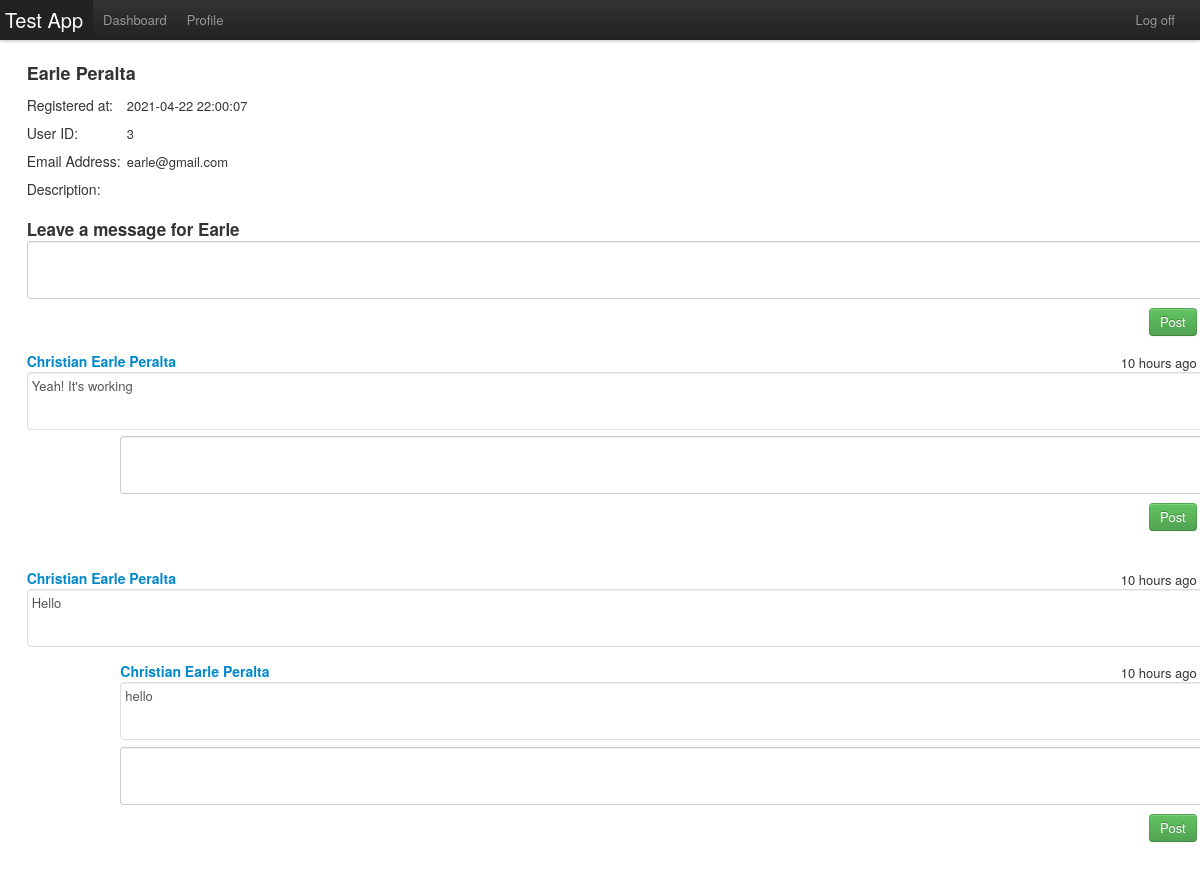
Page /walls/show/3 on the committed database.
### tables this page shows
CREATE TABLE `users` (
  `id` int(11) NOT NULL AUTO_INCREMENT,
  `first_name` varchar(255) DEFAULT NULL,
  `last_name` varchar(255) DEFAULT NULL,
  `email` varchar(255) DEFAULT NULL,
  `password` varchar(255) DEFAULT NULL,
  `user_level` varchar(10) DEFAULT NULL,
  `description` text,
  `created_at` datetime DEFAULT NULL,
  `updated_at` datetime DEFAULT NULL,
  PRIMARY KEY (`id`)
);

CREATE TABLE `messages` (
  `id` int(11) NOT NULL AUTO_INCREMENT,
  `user_id` int(11) DEFAULT NULL,
  `wall` int(11) DEFAULT NULL,
  `message` text,
  `created_at` datetime DEFAULT NULL,
  `updated_at` datetime DEFAULT NULL,
  PRIMARY KEY (`id`)
);

CREATE TABLE `comments` (
  `id` int(11) NOT NULL AUTO_INCREMENT,
  `user_id` int(11) DEFAULT NULL,
  `message_id` int(11) DEFAULT NULL,
  `comment` text,
  `created_at` datetime DEFAULT NULL,
  `updated_at` datetime DEFAULT NULL,
  PRIMARY KEY (`id`)
);

### application/controllers/walls.php (called while the page is built, shortened)
<?php
class Walls extends CI_Controller{
    public function show($id){
        $data = $this->user->check_userid($id);
        $records['records'] = $this->wall->show($id);
        if($data['id'] != NULL){
            $this->load->view("user/wall", $records);
        }
        else{
            redirect('users/dashboard');
        }
    }
}

### index.php (called while the page is built, shortened)
<?php
require_once BASEPATH.'core/CodeIgniter.php';

### application/models/wall.php (called while the page is built, shortened)
<?php
class Wall extends CI_Model{
    public function show($id){
        $query =
            "SELECT id, first_name, CONCAT(first_name, ' ', last_name) as name, email, created_at, description FROM users WHERE id = ?";
        $user = $this->db->query($query, $id)->row_array();
        $query =
            "SELECT u.id, CONCAT(u.first_name, ' ', u.last_name) as name,
            m.id as message_id, m.user_id, m.wall, m.message, m.created_at
            FROM users as u
            INNER JOIN messages as m
                ON u.id = m.user_id
            ORDER BY created_at DESC;";
        $messages = $this->db->query($query)->result_array();
        $query =
            "SELECT u.id, CONCAT(u.first_name, ' ', u.last_name) as name,
            c.id as comment_id, c.user_id, c.message_id, c.comment, c.created_at
            FROM users as u
            INNER JOIN comments as c
                ON u.id = c.user_id
            ORDER BY created_at DESC;";
        $comments = $this->db->query($query)->result_array();
        $records = array(
            "user" => $user,
            "messages" => $messages,
            "comments" => $comments
        );
        return $records;
    }
}

### application/models/user.php (called while the page is built, shortened)
<?php
class User extends CI_Model{
    public function check_userid($id){
        $id = $this->security->xss_clean($id);
        $query = "SELECT * FROM users WHERE id = ?";
        return $this->db->query($query, $id)->row_array();
    }
}

### application/views/user/wall.php (the view, shortened to what this page needs)
<!DOCTYPE html>
<html lang="en">
    <head>
    <link rel="stylesheet" href="/assets/css/bootstrap.css">
    <link rel="stylesheet" href="/assets/css/bootstrap-responsive.css">
    <link rel="stylesheet" href="/assets/css/user/wall.css">
    </head>
    <body>
        <div class="navbar navbar-fixed-top">
            <div class="navbar-inner">
                <div class="container">
                    <ul class="nav">
                        <li class="active">
                            <a href="#" class="brand">Test App</a>
                        </li>
                        <li><a href="/users/dashboard">Dashboard</a></li>
                        <li><a href="/users/edit">Profile</a></li>
                    </ul>
                    <ul class="nav pull-right">
                        <li><a href="/users/logoff">Log off</a></li>
                    </ul>
                </div>
            </div>
        </div>
        <div class="container margin">
            <div class="user_info">
                <h3><?= $records['user']['name'] ?></h3>
                <p><h4>Registered at: </h4><?= $records['user']['created_at'] ?></p>
                <p><h4>User ID: </h4><?= $records['user']['id'] ?></p>
                <p><h4>Email Address: </h4><?= $records['user']['email'] ?></p>
                <p><h4>Description: </h4><?= $records['user']['description'] ?></p>
            </div>
            <form action="/walls/message/<?= $records['user']['id'] ?>" method="post" class="textbox">
                <h4>Leave a message for <?= $records['user']['first_name'] ?></h4>
                <textarea name="message_input"></textarea>
                <input type="submit" class="btn btn-success btn-medium pull-right" value="Post"/>
            </form>
<?php       foreach ($records['messages'] as $message) {
                if($message['wall'] == $records['user']['id']){ ?>
            <div class="msg_content">
                <p>
                    <h4><a href="/walls/show/<?= $message['id'] ?>" class='
                    <?php if($message['user_id'] == $this->session->userdata('user_id') || $message['user_id'] == $records['user']['id']){ echo "disable";}?>'>
                    <?= $message['name'] ?>
                    </a></h4>
                    <span class="pull-right"> <?= display_interval($message['created_at']); ?></span>
                </p>
                <textarea readonly><?= $message['message'] ?></textarea>
            </div>
<?php           foreach ($records['comments'] as $comment) {
                    if( $message['message_id'] == $comment['message_id'] && $message['wall'] == $records['user']['id']){ ?>
                <div class="comment_content">
                    <p>
                        <h4><a href="/walls/show/<?= $comment['id'] ?>" class='
                        <?php if($comment['user_id'] == $this->session->userdata('user_id') || $comment['user_id'] == $records['user']['id']){ echo "disable";}?>'>
                        <?= $comment['name'] ?>
                        </a></h4>
                        <span class="pull-right"><?= display_interval($comment['created_at']); ?></span>
                    </p>
                    <textarea readonly><?= $comment['comment'] ?></textarea>
                </div>
<?php               }
                } ?>
                <form action="/walls/comment/<?= $records['user']['id'] ?>" method="post" class="comment">
                    <textarea name="comment_input"></textarea>
                    <input type="submit" class="btn btn-success btn-medium pull-right" value="Post"/>
                </form>
<?php           }
            } ?>
        </div>
    </body>
</html>
<?php
function dateDifference($date_1 , $date_2 , $differenceFormat = '%a' ){
    $datetime1 = date_create($date_1);
    $datetime2 = date_create($date_2);
    $interval = date_diff($datetime1, $datetime2);
    return $interval->format($differenceFormat);
}
function display_interval($date){
    $dateNow = date('Y-m-j H:i:s', time());
    if(dateDifference($date, $dateNow, '%y') > 0){
        return date('F jS Y', $date);
    }
    else if(dateDifference($date, $dateNow, '%m') > 0){
        return date('F jS Y', $date);
    }
    else if(dateDifference($date, $dateNow, '%h') < 60 && dateDifference($date, $dateNow, '%h') > 0 ){
        $hour = dateDifference($date, $dateNow, '%h');
        if($hour > 1){
            return $hour . " hours ago";
        }
        else{
            return $hour . " hour ago";
        }
    }
}
?>

### assets/css/user/wall.css (style rules this page uses)
.margin { margin-top: 5%; padding-bottom: 20px; }
form.textbox { padding: 1%; border-radius: 4px; margin: 0 auto; width: 100%; max-height: 30%; height: 80px; }
form.textbox > h4 { margin-bottom: 3px; font-size: 17px; }
form.textbox > textarea { width: 100%; max-height: 100%; height: 60%; }
form.comment { padding: 1%; padding-left: 9%; border-radius: 4px; margin: 10px 0; width: 92%; max-height: 30%; height: 80px; }
form.comment > textarea { width: 100%; max-height: 100%; height: 60%; }
.msg_content , .comment_content { padding: 1%; margin: 10px 0; width: 100%; max-height: 30%; height: 80px; }
.msg_content > textarea, .comment_content > textarea { max-height: 100%; height: 60%; border-radius: 4px; background-color: white; cursor: initial; }
.msg_content, .comment_content { margin-bottom: -20px; }
.msg_content > textarea { width: 100%; }
.comment_content { padding-left: 9%; width: 92%; }
.comment_content > textarea { width: 100%; }
textarea { resize: none; }
.msg_content > h4, .comment_content > h4, .comment > h4 { margin-bottom: -16px; }
form.textbox , form.comment { margin-bottom: 20px; }
.user_info { padding-left: 1%; }
.user_info h4 { font-weight: normal; width: 100px; display: inline-block; }

### rows in the picture
users: created_at "2021-04-22 22:00:07", id "3", email "earle@gmail.com", first_name "Earle"
messages: name "Christian Earle Peralta", created_at "10 hours ago", message "Yeah! It's working"
messages: name "Christian Earle Peralta", created_at "10 hours ago", message "Hello"
comments: name "Christian Earle Peralta", created_at "10 hours ago", comment "hello"

### other values in the picture
$records['user']['name'] "Earle Peralta"
